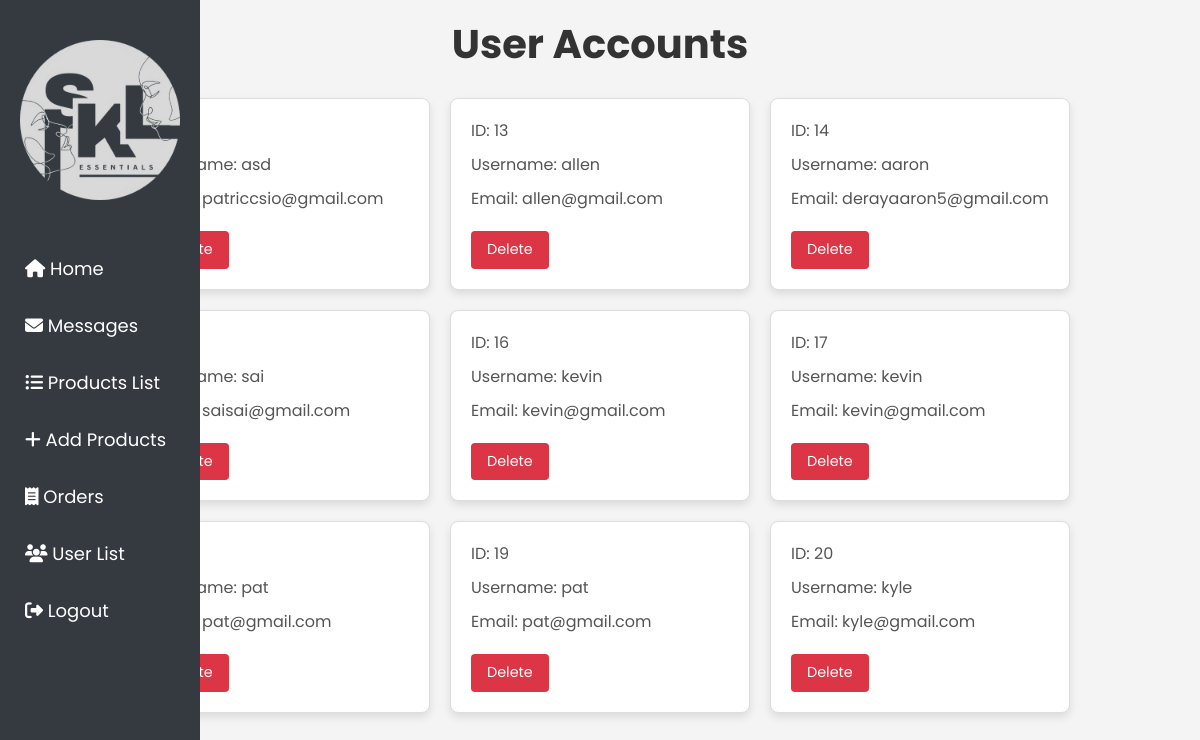
Before: /user_list.php with the older database file.
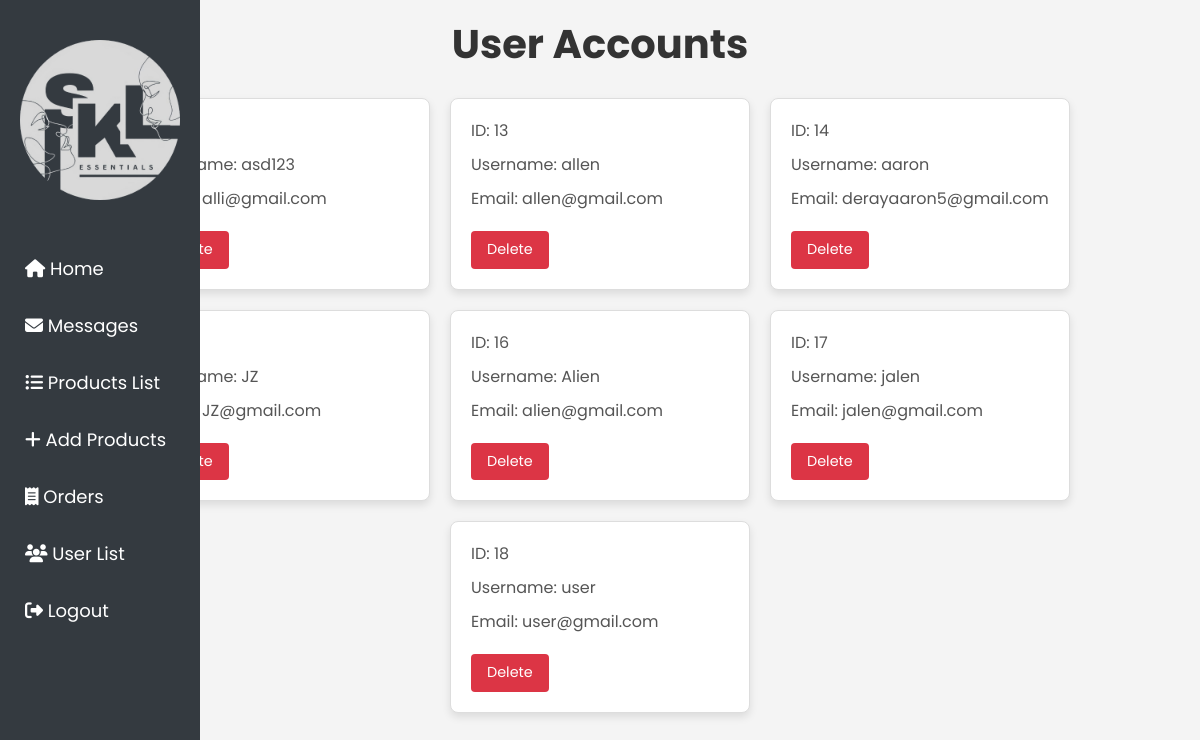
After: the same page with the newer database file.
### tables this page shows
CREATE TABLE `users` (
  `user_id` int(11) NOT NULL,
  `username` varchar(50) NOT NULL,
  `password_hash` varchar(255) NOT NULL,
  `email` varchar(100) NOT NULL,
  `first_name` varchar(50) DEFAULT NULL,
  `last_name` varchar(50) DEFAULT NULL,
  `address` text DEFAULT NULL,
  `phone_number` varchar(20) NOT NULL,
  `created_at` timestamp NOT NULL DEFAULT current_timestamp(),
  `updated_at` timestamp NOT NULL DEFAULT current_timestamp(),
  `profile_picture` varchar(255) DEFAULT NULL,
  `gender` varchar(50) NOT NULL
);

### user_list.php (the view, shortened to what this page needs)
<?php
include ('db.php');
?>
<!DOCTYPE html>
<html lang="en">
<head>
   <link href="https://stackpath.bootstrapcdn.com/bootstrap/4.5.2/css/bootstrap.min.css" rel="stylesheet">
   <link rel="stylesheet" href="https://cdnjs.cloudflare.com/ajax/libs/font-awesome/6.1.1/css/all.min.css">
   <link rel="stylesheet" href="user_list.css">
</head>
    <body>
    <div class="sidebar">
    <img src="images/inverted.png" alt="">
        <a href="admin_page.php"><i class="fas fa-home"></i><span> Home</span></a>
        <a href="user_message.php"><i class="fas fa-envelope"></i><span> Messages</span></a>
        <a href="product_list.php"><i class="fas fa-list-ul"></i><span> Products List</span></a>
        <a href="add_product.php"><i class="fas fa-plus"></i><span> Add Products</span></a>
        <a href="admin_orders.php"><i class="fas fa-receipt"></i><span> Orders</span></a>
        <a href="user_list.php"><i class="fas fa-users"></i><span> User List</span></a>
        <a href="admin_logout.php"><i class="fas fa-sign-out-alt"></i><span> Logout</span></a>
    </div>
<section class="accounts">
   <h1 class="heading">User Accounts</h1>
   <div class="box-container">
   <?php
   $select_accounts = $conn->prepare("SELECT * FROM `users`");
   $select_accounts->execute();
   $result = $select_accounts->get_result();
   if ($result->num_rows > 0) {
       while ($fetch_accounts = $result->fetch_assoc()) {
           echo "<div class='user'>";
           echo "<p>ID: " . htmlspecialchars($fetch_accounts['user_id']) . "</p>";
           echo "<p>Username: " . htmlspecialchars($fetch_accounts['username']) . "</p>";
           echo "<p>Email: " . htmlspecialchars($fetch_accounts['email']) . "</p>";
           echo "<a href='user_list.php?delete=" . urlencode($fetch_accounts['user_id']) . "' onclick=\"return confirm('Delete this account? The user-related information will also be deleted!')\" class='delete-btn'>Delete</a>";
           echo "</div>";
       }
   } else {
       echo "<p>No Users Found.</p>";
   }
   ?>
   </div>
</section>
</body>
</html>

### user_list.css (style rules this page uses)
* { font-family: Poppins; }
body { background-color: #f4f4f4; font-family: Arial, sans-serif; }
.accounts { padding: 20px; max-width: 1200px; margin: 0 auto; }
.heading { text-align: center; margin-bottom: 30px; color: #333; font-size: 2.5rem; font-weight: bold; }
.box-container { display: flex; flex-wrap: wrap; gap: 20px; justify-content: center; }
.user { background: #fff; border: 1px solid #ddd; border-radius: 8px; box-shadow: 0 4px 8px rgba(0, 0, 0, 0.1); padding: 20px; width: 300px; transition: transform 0.2s, box-shadow 0.2s; }
.user p { margin: 0 0 10px; color: #555; }
.delete-btn { display: inline-block; margin-top: 10px; padding: 8px 16px; background-color: #dc3545; color: #fff; border-radius: 4px; text-decoration: none; font-size: 0.9rem; transition: background-color 0.2s; }
.sidebar { width: 200px; height: 100vh; background-color: #343a40; padding-top: 20px; position: fixed; }
.sidebar a { padding: 15px 25px; display: block; color: #fff; text-decoration: none; font-size: 18px; }
.sidebar img { display: block; margin: 0 auto 20px; max-width: 100%; height: auto; }

Changed rows visible on the page:
removed users: username "sai", email "saisai@gmail.com"
removed users: username "pat", email "pat@gmail.com"
removed users: user_id "19", username "pat", email "pat@gmail.com"
removed users: user_id "20", username "kyle", email "kyle@gmail.com"
changed users: username "asd" → "asd123"; email "patriccsio@gmail.com" → "alli@gmail.com"
added users: username "JZ", email "JZ@gmail.com"
changed users id 16: username "kevin" → "Alien"; email "kevin@gmail.com" → "alien@gmail.com"
changed users id 17: username "kevin" → "jalen"; email "kevin@gmail.com" → "jalen@gmail.com"
added users: user_id "18", username "user", email "user@gmail.com"
